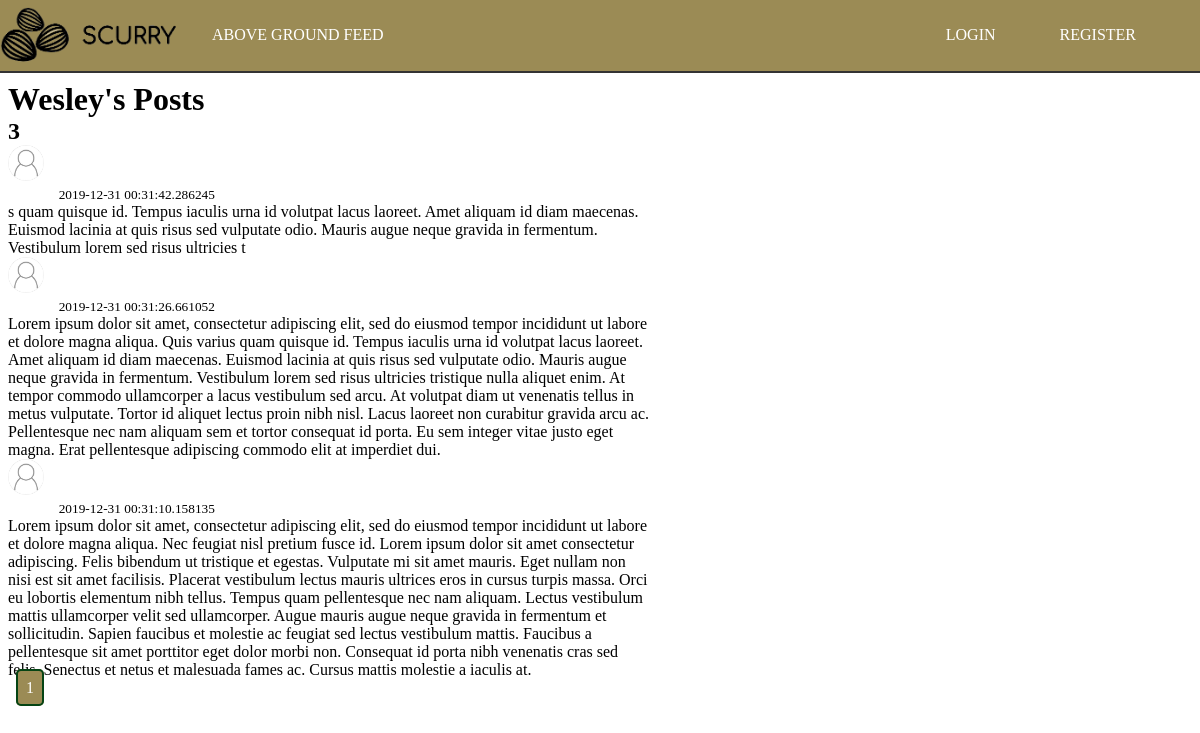
The app's page /user/Wesley, older data.
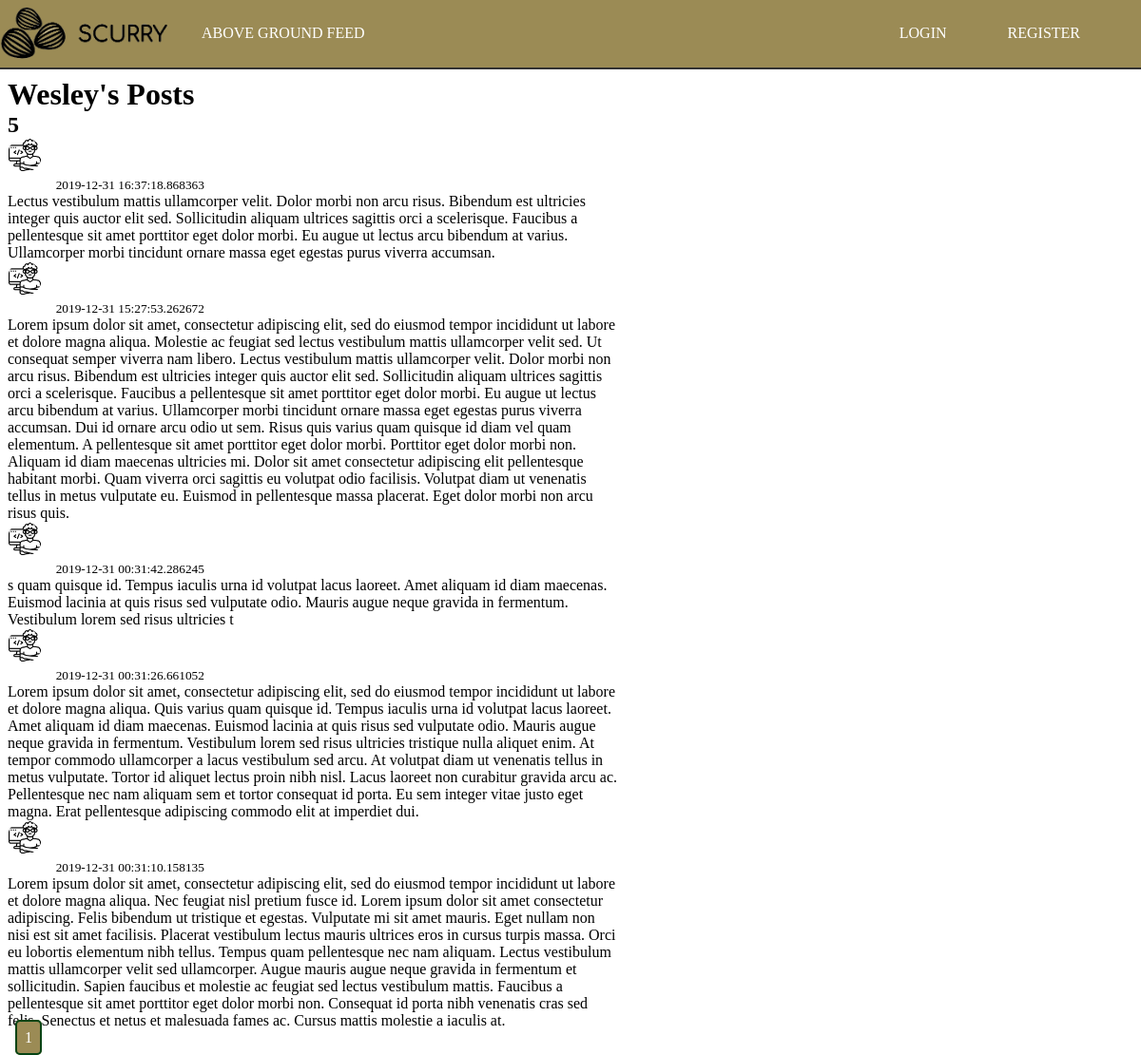
The same page, newer data.
### scurry/models.py (models this page shows, shortened)
class Post(db.Model):
    id = db.Column(db.Integer, primary_key=True)
    content = db.Column(db.Text, nullable=False)
    date_posted = db.Column(db.DateTime, nullable=False, default=datetime.utcnow)
    user_id = db.Column(db.Integer, db.ForeignKey('user.id'), nullable=False)
    private = db.Column(db.Boolean, default=False, nullable=False)
    likes = db.relationship('PostLike', backref='post', lazy='dynamic')

class User(db.Model, UserMixin):
    id = db.Column(db.Integer, primary_key=True)
    username = db.Column(db.String(20), unique=True, nullable=False)
    email = db.Column(db.String(120), unique=True, nullable=False)
    image_file = db.Column(db.String(20), nullable=False, default='noprofile.jpg')
    password = db.Column(db.String(60), nullable=False)
    posts = db.relationship('Post', backref='author', lazy=True)
    liked = db.relationship(
        'PostLike',
        foreign_keys='PostLike.user_id',
        backref='user', lazy='dynamic')

### scurry/users/routes.py (the view)
@users.route('/user/<string:username>')
def user_posts(username):
    page = request.args.get('page', 1, type=int)
    user = User.query.filter_by(username=username).first_or_404()
    posts = Post.query.filter_by(author=user)\
        .order_by(Post.date_posted.desc())\
        .paginate(page=page, per_page=5)
    return render_template('user_posts.html', posts=posts, user=user)

### scurry/templates/user_posts.html
{% extends "layout.html" %}
{% block content %}
<div class="container">
    <h1>{{ user.username }}'s Posts</h1><h2>{{ posts.total }}</h2>
    <section class="posts">
        {% for post in posts.items %}
            <article class="media content-section">
                <img src="{{ url_for('static', filename='images/' + post.author.image_file) }}" alt="" class="rounded-circle article-img">
                <div class="media-body">
                    <div class="article-metadata">
                        <a class="mr-2" href="{{ url_for('users.user_posts', username=post.author.username) }}">{{ post.author.username }}</a>
                        <small class="text-muted">{{ post.date_posted }}</small>
                    </div>
                    <p class="article-content">{{ post.content }}</p>
                </div>
            </article>
        {% endfor %}
        {% for page_num in posts.iter_pages() %}
            {% if page_num %}
                <a class="btn btn-outline-info mb-4" href="{{ url_for('users.user_posts', username=user.username, page=page_num) }}">{{ page_num }}</a>
            {% else %}
                ...
            {% endif %}
        {% endfor %}
   </section>
</div>
{% endblock content %}

Row changes from the older to the newer data that the page shows:
added Post: image_file (picture), date_posted "2019-12-31 16:37:18.868363", content "Lectus vestibulum mattis ullamcorper velit. Dolor morbi non arcu risus. Bibendum est ultricies integer quis auctor elit sed. Sollicitudin aliquam ultrices sagittis orci a scelerisque. Faucibus a pellentesque sit amet porttitor eget dolor morbi. Eu augue ut lectus arcu bibendum at varius. Ullamcorper morbi tincidunt ornare massa eget egestas purus viverra accumsan."
added Post: image_file (picture), date_posted "2019-12-31 15:27:53.262672", content "Lorem ipsum dolor sit amet, consectetur adipiscing elit, sed do eiusmod tempor incididunt ut labore et dolore magna aliqua. Molestie ac feugiat sed lectus vestibulum mattis ullamcorper velit sed. Ut consequat semper viverra nam libero. Lectus vestibulum mattis ullamcorper velit. Dolor morbi non arcu risus. Bibendum est ultricies integer quis auctor elit sed. Sollicitudin aliquam ultrices sagittis orci a scelerisque. Faucibus a pellentesque sit amet porttitor eget dolor morbi. Eu augue ut lectus arcu bibendum at varius. Ullamcorper morbi tincidunt ornare massa eget egestas purus viverra accumsan. Dui id ornare arcu odio ut sem. Risus quis varius quam quisque id diam vel quam elementum. A…"
changed through a linked row, Post (number 3 of 5 on the later page): image_file: a different picture
changed through a linked row, Post (number 4 of 5 on the later page): image_file: a different picture
changed through a linked row, Post (number 5 of 5 on the later page): image_file: a different picture
Text that changed along with them:
{{ posts.total }}: "3" → "5"
